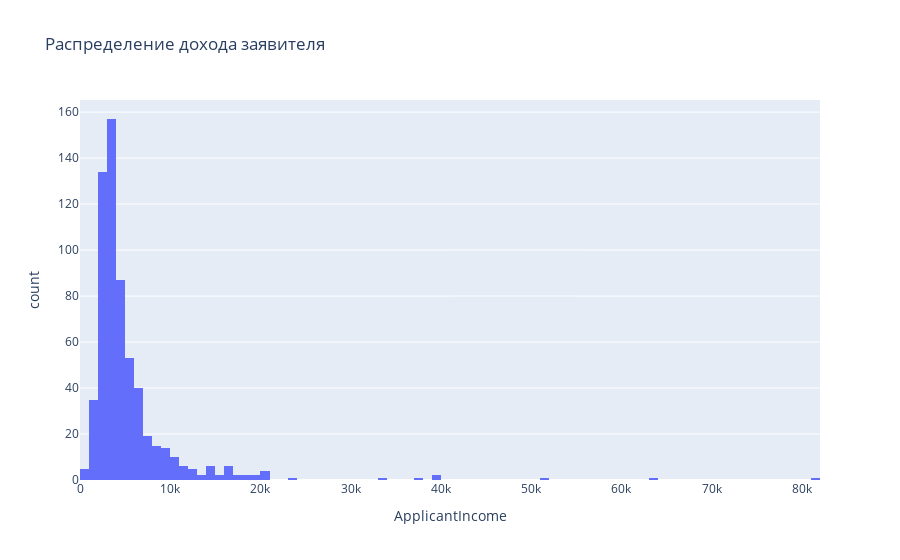

The notebook cell saved with this chart:
### Markdown cell above
2) Распределение признака «Доход заявителя»

### Code cell
fig_applicant_income = px.histogram(data, x='ApplicantIncome', 
                                    title='Распределение дохода заявителя')
fig_applicant_income.show()

### Figure 1 — Plotly figure (JSON) as saved in the notebook; plotly's stock layout.template omitted (floating-point values rounded to 4 significant figures; data arrays with more than 128 entries replaced by an {"elided": "..."} marker saying what was removed)
{"data": [{"alignmentgroup": "True", "bingroup": "x", "hovertemplate": "ApplicantIncome=%{x}<br>count=%{y}<extra></extra>", "legendgroup": "", "marker": {"color": "#636efa", "pattern": {"shape": ""}}, "name": "", "offsetgroup": "", "orientation": "v", "showlegend": false, "type": "histogram", "x": {"elided": "614 int values"}, "xaxis": "x", "yaxis": "y"}], "layout": {"barmode": "relative", "legend": {"tracegroupgap": 0}, "title": {"text": "Распределение дохода заявителя"}, "xaxis": {"anchor": "y", "domain": [0, 1], "title": {"text": "ApplicantIncome"}}, "yaxis": {"anchor": "x", "domain": [0, 1], "title": {"text": "count"}}}}
